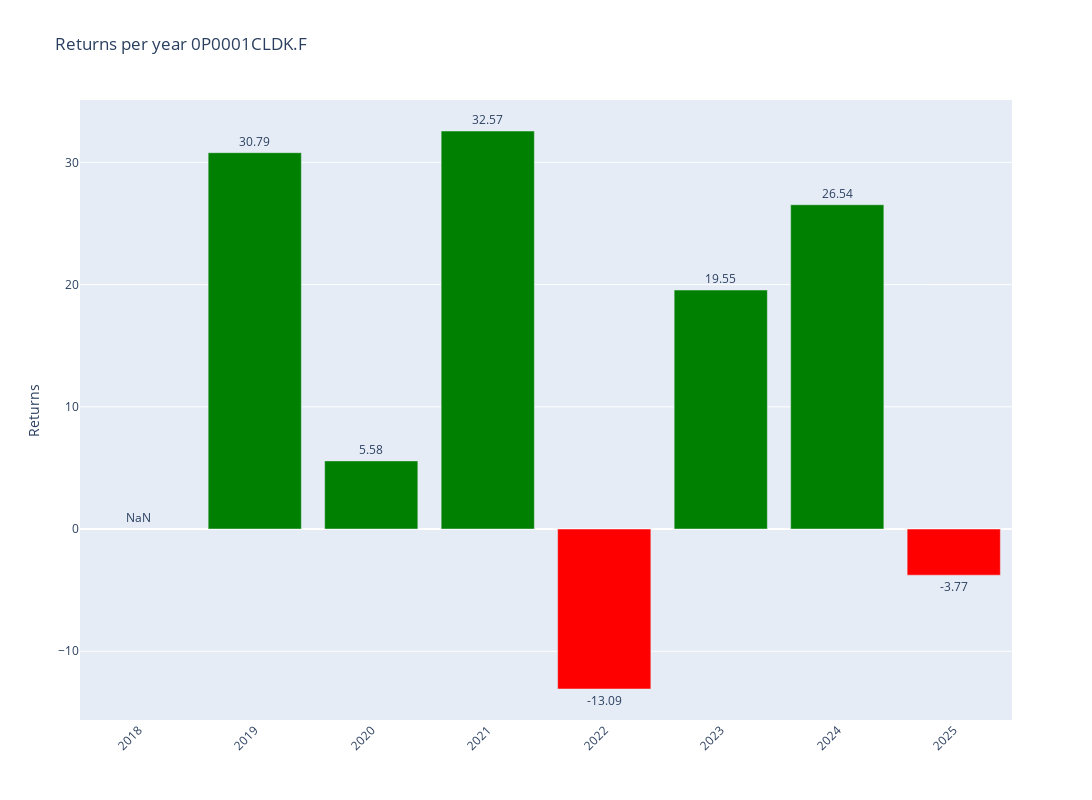

Write notebook code for a chart like this one.
### Code cell
# Plotly
fig = make_subplots()

# Add colors
colors = ['green' if x >= 0 else 'red' for x in annual_data['Return']]

# Graph (1,1)
fig.add_trace(go.Bar(y=annual_data['Return'],x=annual_data['Return'].index,text=round(annual_data['Return'],2),textposition='outside',marker_color=colors,hoverinfo='skip'),row=1,col=1)

# Update xaxis properties
fig.update_yaxes(title_text="Returns", row=1, col=1)

fig.update_layout(xaxis=dict(tickvals=annual_data.index,tickangle=-45),height=800, width=1300,title=f"Returns per year {ticker}")

fig.show()

### Figure 1 — Plotly figure (JSON) as saved in the notebook; plotly's stock layout.template omitted (floating-point values rounded to 4 significant figures)
{"data": [{"hoverinfo": "skip", "marker": {"color": ["red", "green", "green", "green", "red", "green", "green", "red"]}, "text": [NaN, 30.79, 5.58, 32.57, -13.09, 19.55, 26.54, -3.77], "textposition": "outside", "type": "bar", "x": [2018, 2019, 2020, 2021, 2022, 2023, 2024, 2025], "xaxis": "x", "y": [NaN, 30.79, 5.577, 32.57, -13.09, 19.55, 26.54, -3.774], "yaxis": "y"}], "layout": {"height": 800, "title": {"text": "Returns per year 0P0001CLDK.F"}, "width": 1300, "xaxis": {"anchor": "y", "domain": [0, 1], "tickangle": -45, "tickvals": [2018, 2019, 2020, 2021, 2022, 2023, 2024, 2025]}, "yaxis": {"anchor": "x", "domain": [0, 1], "title": {"text": "Returns"}}}}
